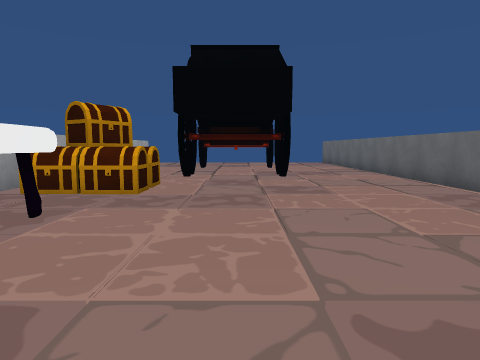
[1] (above)

20 first-person views from a walk through a Unity game level. The camera is 1.3 m above the floor, tilts 6° down and sees 75° across. The floor is counted in squares, 2 m on a side. Each view is taken from the middle of a square. On the plan, view 1 faces up. The plan holds only what a view shows up to about 10 squares ahead; the rest is blank. The player character is not drawn. Some animated figures are not drawn.

[2]
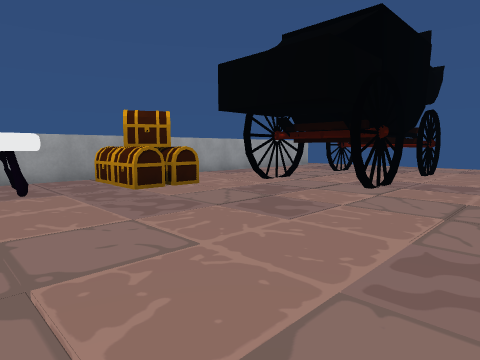

[3]
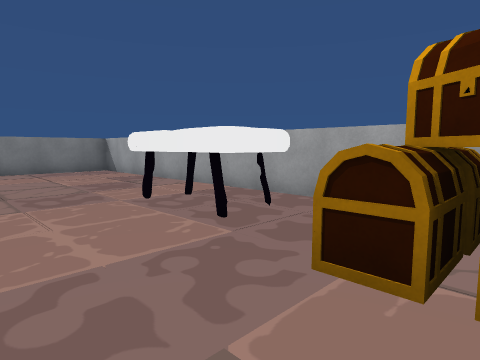

[4]
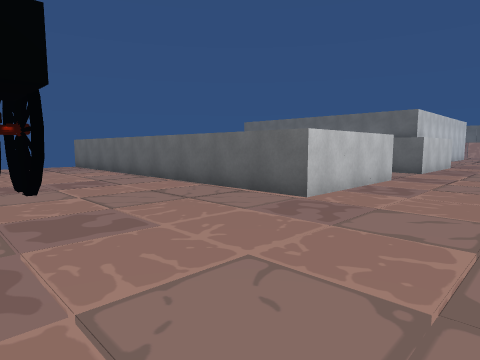

[5]
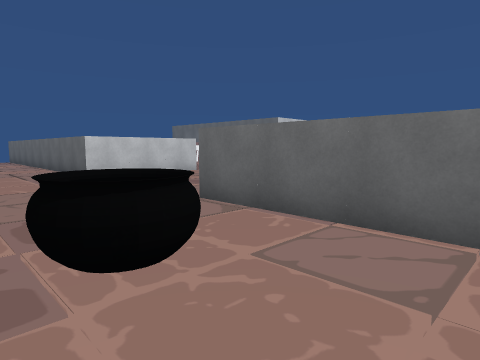

[6]
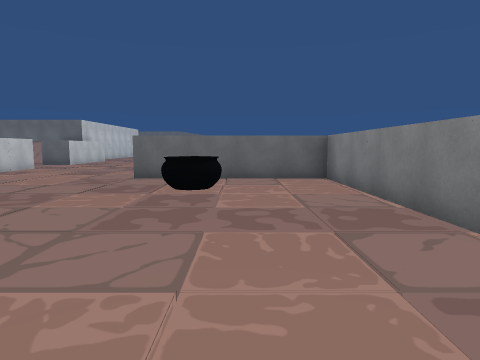

[7]
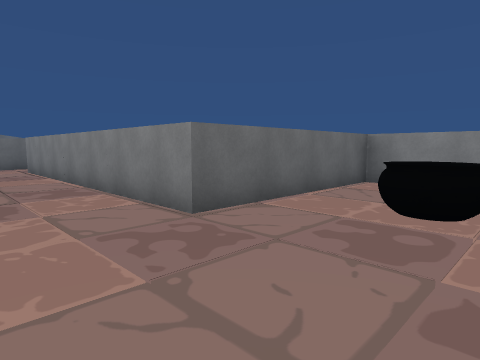

[8]
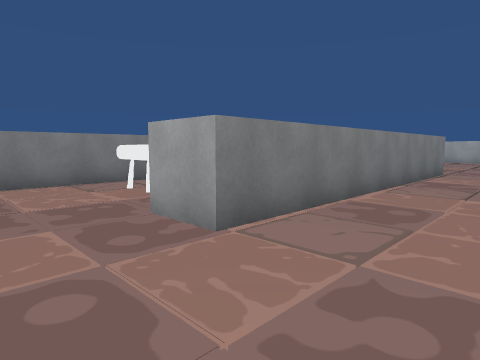

[9]
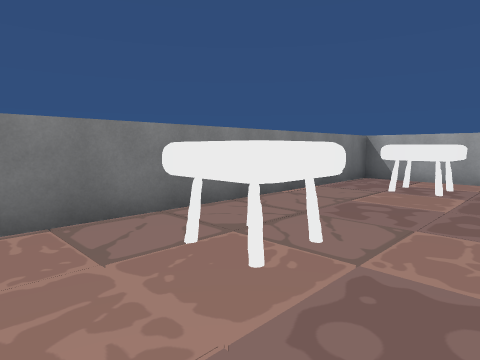

[10]
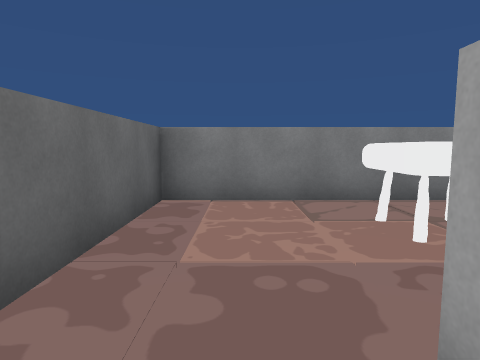

[11]
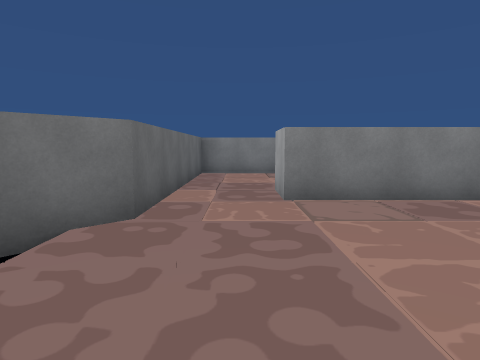

[12]
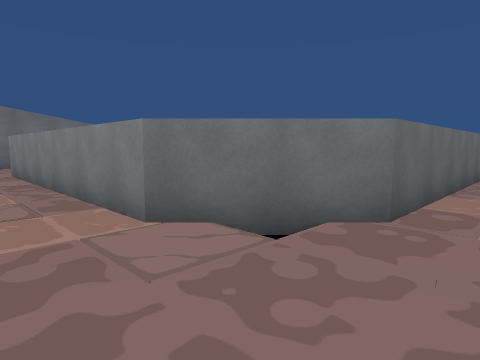

[13]
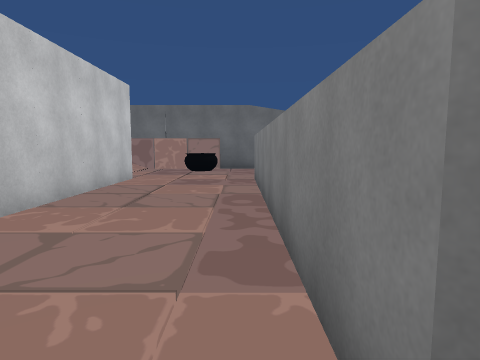

[14]
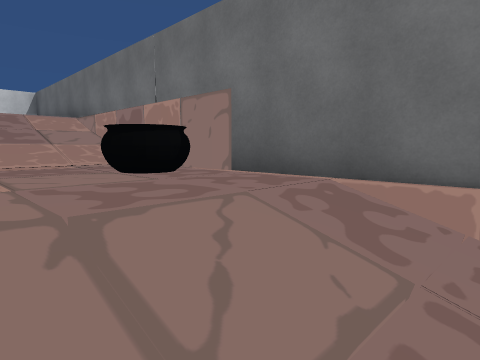

[15]
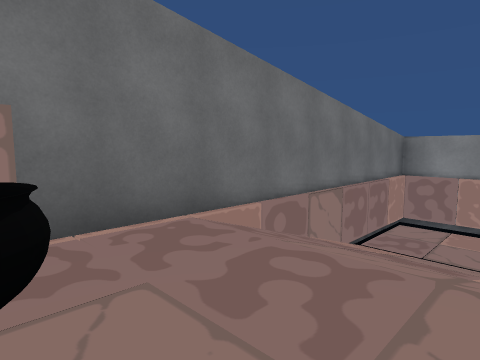

[16]
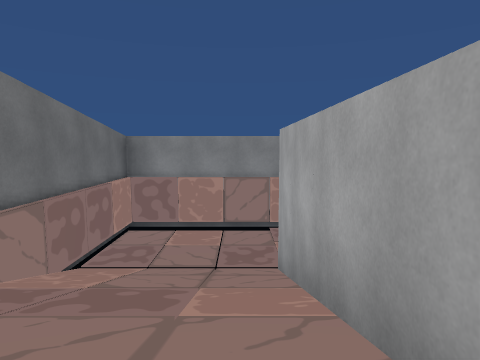

[17]
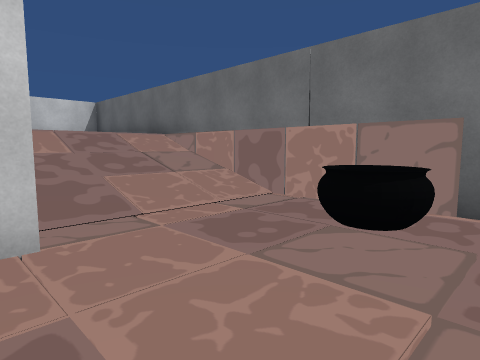

[18]
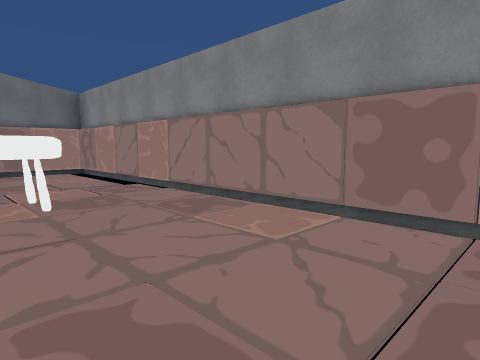

[19]
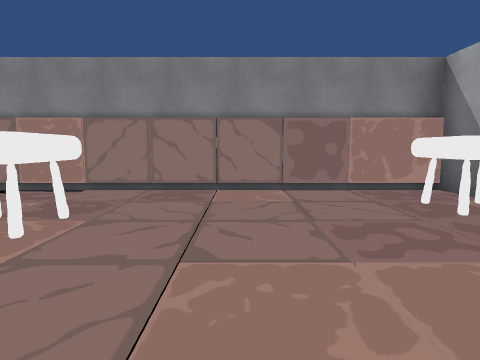

[20]
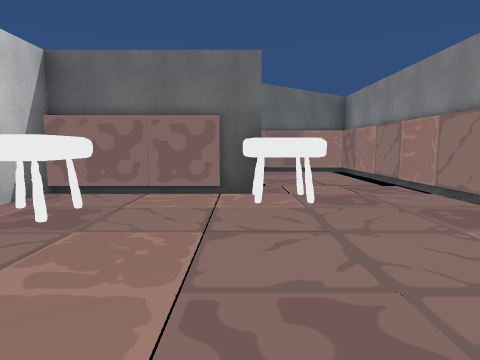

### Floor plan
Key: @ floor where view 1 was taken; # wall or solid block; . main floor; - floor 2.25 m lower than the main floor; / step, stairs or slope; C chest; O other object.
Columns run from 4 left of view 1 to 23 right of it. Each row starts with its distance up from view 1.
 13         #
 12         #
 11      O  #
 10 #  ###  #               OO
  9 #       #               OO
  8 #  # #  #               OOOO
  7 #  ###  #                 OO
  6 #       #                 /O
  5 #CC .   ###  ###           O
  4 #              .        . OO
  3 # O              .     ..  O
  2 # O .. .        .######O  /O
  1 #               #   -O O/ /O
  0 #   @   #######.#      O  /O
 -1 #       #      .# -   OO///O
 -2 #.      #    OO #OO   O--  O
 -3 #    .  #    O  #O-        O
 -4 #################OOOOOOOOOOO

Positions as (right, up) in squares from view 1, and headings:
1: (0, 0), facing up
2: (3, 2), facing up-left
3: (0, 5), facing down-left
4: (0, 2), facing up-right
5: (1, -3), facing up-right
6: (-3, -2), facing right
7: (1, 2), facing down-right
8: (12, 2), facing down-left
9: (11, -1), facing down-left
10: (11, 0), facing down
11: (11, 4), facing down
12: (11, 4), facing down-right
13: (13, 3), facing right
14: (20, 1), facing up-right
15: (20, 4), facing down-right
16: (20, 3), facing down
17: (19, 3), facing up-right
18: (14, -1), facing down-right
19: (16, 1), facing down
20: (14, -1), facing right
